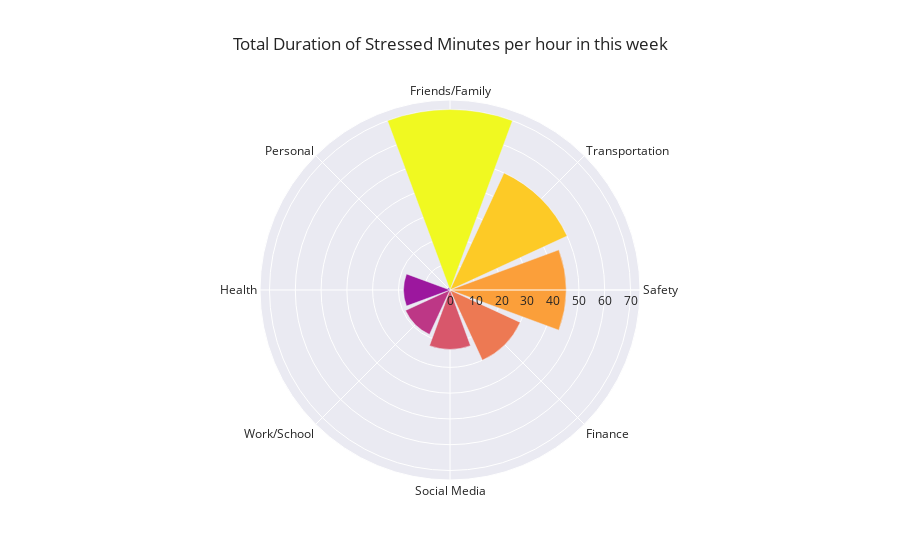

The cell this chart's notebook holds for it:
### Code cell
import numpy as np
import pandas as pd
import plotly.express as px
stressors_dict={"Stressors":["Transportation","Work/School","Finance","Friends/Family","Health","Personal",
                            "Social Media","Safety"],"Duration":[50,19,30,70,18,1,23,45]}
df=pd.DataFrame.from_dict(stressors_dict)
df=df.sort_values(["Duration"],ascending=False)

fig = px.bar_polar(df, r="Duration", theta="Stressors",labels="Duration",
                   color="Stressors", template="plotly_dark",barmode="relative",
                   color_discrete_sequence= px.colors.sequential.Plasma_r, title="Total Duration of Stressed Minutes per hour in this week")
fig.update_layout(showlegend=False,template="seaborn")
# fig.layout.template="plotly-white"

fig.show()

### Figure 1 — Plotly figure (JSON) as saved in the notebook; plotly's stock layout.template omitted (floating-point values rounded to 4 significant figures)
{"data": [{"hovertemplate": "Stressors=%{theta}<br>Duration=%{r}<extra></extra>", "legendgroup": "Friends/Family", "marker": {"color": "#f0f921"}, "name": "Friends/Family", "r": [70], "showlegend": true, "subplot": "polar", "theta": ["Friends/Family"], "type": "barpolar"}, {"hovertemplate": "Stressors=%{theta}<br>Duration=%{r}<extra></extra>", "legendgroup": "Transportation", "marker": {"color": "#fdca26"}, "name": "Transportation", "r": [50], "showlegend": true, "subplot": "polar", "theta": ["Transportation"], "type": "barpolar"}, {"hovertemplate": "Stressors=%{theta}<br>Duration=%{r}<extra></extra>", "legendgroup": "Safety", "marker": {"color": "#fb9f3a"}, "name": "Safety", "r": [45], "showlegend": true, "subplot": "polar", "theta": ["Safety"], "type": "barpolar"}, {"hovertemplate": "Stressors=%{theta}<br>Duration=%{r}<extra></extra>", "legendgroup": "Finance", "marker": {"color": "#ed7953"}, "name": "Finance", "r": [30], "showlegend": true, "subplot": "polar", "theta": ["Finance"], "type": "barpolar"}, {"hovertemplate": "Stressors=%{theta}<br>Duration=%{r}<extra></extra>", "legendgroup": "Social Media", "marker": {"color": "#d8576b"}, "name": "Social Media", "r": [23], "showlegend": true, "subplot": "polar", "theta": ["Social Media"], "type": "barpolar"}, {"hovertemplate": "Stressors=%{theta}<br>Duration=%{r}<extra></extra>", "legendgroup": "Work/School", "marker": {"color": "#bd3786"}, "name": "Work/School", "r": [19], "showlegend": true, "subplot": "polar", "theta": ["Work/School"], "type": "barpolar"}, {"hovertemplate": "Stressors=%{theta}<br>Duration=%{r}<extra></extra>", "legendgroup": "Health", "marker": {"color": "#9c179e"}, "name": "Health", "r": [18], "showlegend": true, "subplot": "polar", "theta": ["Health"], "type": "barpolar"}, {"hovertemplate": "Stressors=%{theta}<br>Duration=%{r}<extra></extra>", "legendgroup": "Personal", "marker": {"color": "#7201a8"}, "name": "Personal", "r": [1], "showlegend": true, "subplot": "polar", "theta": ["Personal"], "type": "barpolar"}], "layout": {"barmode": "relative", "legend": {"title": {"text": "Stressors"}, "tracegroupgap": 0}, "polar": {"angularaxis": {"categoryarray": ["Friends/Family", "Transportation", "Safety", "Finance", "Social Media", "Work/School", "Health", "Personal"], "categoryorder": "array", "direction": "clockwise", "rotation": 90}, "domain": {"x": [0, 1], "y": [0, 1]}}, "showlegend": false, "title": {"text": "Total Duration of Stressed Minutes per hour in this week"}}}
